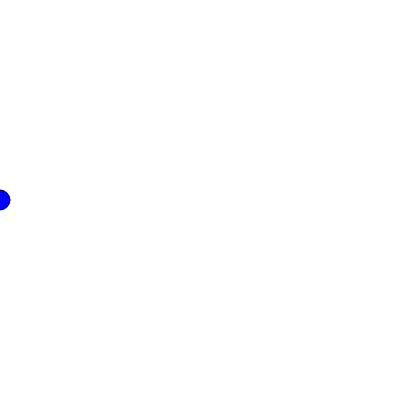
Frame 1 (no input)
Frame 60 (no input): identical to frame 1, image omitted
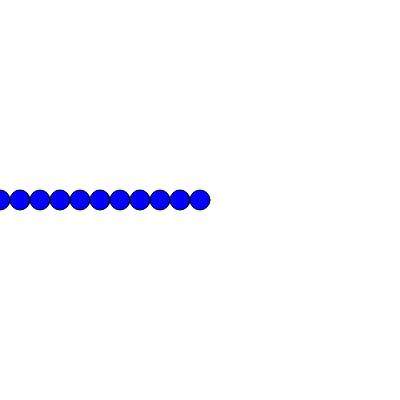
Frame 120 (the mouse pressed at the canvas centre since frame 60)

The p5.js sketch that drew these frames (run headless with seeded random() and noise() and a simulated clock; from frame 60 on, the mouse is pressed at the canvas centre):

// p5.js sketch
// ── sketch.js
let x;

function setup() {
    createCanvas(400, 400);

}
 function draw() {
    background(255)
    fill(0, 0, 255);
    let x = 0
    while (x <= mouseX) {
        circle(x, 200, 20);
        x += 20;
    }

}

// ── check-exercise1-1.html
<!DOCTYPE html>
<html lang="en">
  <head>
    <meta charset="utf-8" />
    <meta name="viewport" content="width=device-width, initial-scale=1.0">

    <title>PDM1 - W4P2 - Exercise 1.1</title>

    <link href="https://cdn.jsdelivr.net/npm/bootstrap@5.3.1/dist/css/bootstrap.min.css" rel="stylesheet" integrity="sha384-4bw+/aepP/YC94hEpVNVgiZdgIC5+VKNBQNGCHeKRQN+PtmoHDEXuppvnDJzQIu9" crossorigin="anonymous">
    <link rel="stylesheet" type="text/css" href="../lib/main-styles.css">
    <script src="https://cdn.jsdelivr.net/npm/bootstrap@5.3.1/dist/js/bootstrap.bundle.min.js" integrity="sha384-HwwvtgBNo3bZJJLYd8oVXjrBZt8cqVSpeBNS5n7C8IVInixGAoxmnlMuBnhbgrkm" crossorigin="anonymous"></script>
    <script src="https://kit.fontawesome.com/e2ea650ddc.js" crossorigin="anonymous"></script>
    <script src="../lib/libraries/p5.min.js"></script>
  </head>

  <body>
    <h1>Check My Work: Exercise 1.1</h1>
    <div class="guidance">
        <h2>Test results</h2>
        <div id="results">
            <p>Waiting for p5js...</p>
            <div class="fade-in">
                <p>Been waiting a while? The tests won't run until sketch.js contains 
                    the minimum code for a basic sketch. Your code should look something 
                    like this:
                </p>
                <pre>
function setup() {
    createCanvas(100, 100);
}

function draw() {

}
                </pre>
            </div>
        </div>
    </div>
    <script src="../lib/preload.js"></script>
    <script src="sketch.js"></script>
    <script src="../lib/test-utils.js" type="module"></script>
    <script src="assets/exercise1-1-tests.js" type="module"></script>
  </body>
</html>

// ── exercise1-1.html
<!DOCTYPE html>
<html lang="en">
  <head>
    <meta charset="utf-8" />
    <meta name="viewport" content="width=device-width, initial-scale=1.0">

    <title>PDM1 - W4P2 - Exercise 1.1</title>

    <link href="https://cdn.jsdelivr.net/npm/bootstrap@5.3.1/dist/css/bootstrap.min.css" rel="stylesheet" integrity="sha384-4bw+/aepP/YC94hEpVNVgiZdgIC5+VKNBQNGCHeKRQN+PtmoHDEXuppvnDJzQIu9" crossorigin="anonymous">
    <link rel="stylesheet" type="text/css" href="../lib/main-styles.css">
    <script src="https://cdn.jsdelivr.net/npm/bootstrap@5.3.1/dist/js/bootstrap.bundle.min.js" integrity="sha384-HwwvtgBNo3bZJJLYd8oVXjrBZt8cqVSpeBNS5n7C8IVInixGAoxmnlMuBnhbgrkm" crossorigin="anonymous"></script>
    <script src="../lib/libraries/p5.min.js"></script>
  </head>

  <body>
    <h1>Exercise 1.1</h1>
    <p>Your sketch:</p>
    <div class="guidance">
        <h2>Instructions</h2>
        <div>
            <p>Add <code>setup()</code> and <code>draw()</code> to <strong>exercise1-1/sketch.js</strong> and create a 400px by 400px canvas.</p>
            <p>Use a <code>while</code> loop to draw blue circles (20 pixels in diameter) in a horizontal line from the left edge of the canvas 
            up to the cursor's x coordinate. The video below should make this task clearer!</p>
            <p>When you are done, check your work using <a href="./check-exercise1-1.html">check-exercise1-1.html</a>.</p>
            <p>Expected output:</p>
            <p>
                <video width="400" height="400" controls>
                    <source src="./assets/exercise1-1.mov" type="video/mp4">
                    Your browser does not support the video tag.
                </video>
            </p>
        </div>
        <div>
            <button class="btn btn-primary hint" type="button" data-bs-toggle="collapse" data-bs-target="#hint" aria-expanded="false" aria-controls="hint">
                Hint
            </button>
            <div class="collapse" id="hint">
                <div class="card card-body">
                    <p>Remember that every loop has a start condition, a repeated action, and a test condition. Start 
                        by working out what each of those components is.
                    </p>
                    <p>The first step is to work out what the loop is used for. The instructions say to use a <code>while</code> 
                        loop to <em>draw blue circles</em>. This should tell you that the repeated action is to draw a circle 
                        inside the loop.</p>
                    <p>The instructions also say to draw circles up to the mouse's x coordinate. This gives a clue to the test condition and 
                        the loop variable.
                    </p>
                    <p>The only things left are to figure out what the start condition is and how to change the loop variable inside the loop.</p>
                </div>
            </div>
        </div>
    </div>
    <script src="sketch.js"></script>
  </body>
</html>
